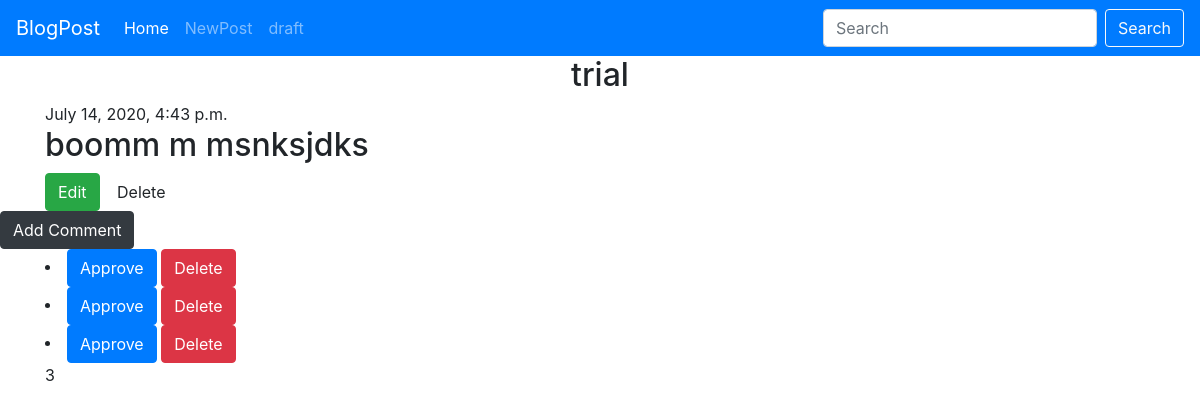
/post/1, run on the app's committed database.
### my_app/models.py (models this page shows, shortened)
class Post(models.Model):
    author = models.ForeignKey(User, on_delete=models.CASCADE)
    title = models.CharField(max_length=256)
    text = models.TextField()
    created = models.DateTimeField(auto_now_add=True)
    published = models.DateTimeField(blank=True, null=True)

class Comments(models.Model):
    post = models.ForeignKey(Post,related_name='comment',on_delete=models.CASCADE)
    author = models.CharField(max_length=256,null=True,blank=True)
    text = models.TextField()
    created = models.DateTimeField(timezone.now())
    aprroved = models.BooleanField(default=False)

### my_app/views.py (the view)
# urls.py: path('post/<str:pk>', views.post_detail, name='post_detail'),
def post_detail(request,pk):
    post = Post.objects.get(id=pk)
    return render(request,'my_app/post_detail.html',{'post':post})

### my_app/templates/my_app/post_detail.html (shortened to what this page needs)
{% extends 'base.html' %}
{% block content %}
<div class="container">
  <center><h2>{{post.title}}</h2></center>
  {% if post.published %}
    {{post.published}}
  {% else %}
    <a class="btn btn-primary" href="{% url 'my_app:post_publish' post.id %}">Publish</a>
  {% endif %}
    <h2>{{post.text}}</h2>
    <a class="btn btn-success"href="{% url 'my_app:post_update' post.id %}">Edit</a>
    <a class="btn btn-WARNING"href="{% url 'my_app:post_delete' post.id %}">Delete</a>
</div>
<a class="btn btn-dark" href="{% url 'my_app:add_comment' pk=post.pk %}">Add Comment</a>
    <div class="container">
      {% for comment in post.comment.all %}
        {% if comment.approved_comments %}
          {{comment.created}}
          <ul>
          <li>{{comment.text}}</li>
        {% else %}
          <li><a class="btn btn-primary" href="{% url 'my_app:comment_approve' comment.id%}">Approve</a>
          <a class="btn btn-danger" href="{% url 'my_app:comment_remove' comment.id%}">Delete</a></li>
        {% endif %}
      {% endfor %}
    </div>
    <div class="container">
      {{post.comment.count}}
    </div>
{% endblock%}

### data on the page
Post: title "trial", published "July 14, 2020, 4:43 p.m.", text "boomm m msnksjdks", comment.count "3"
